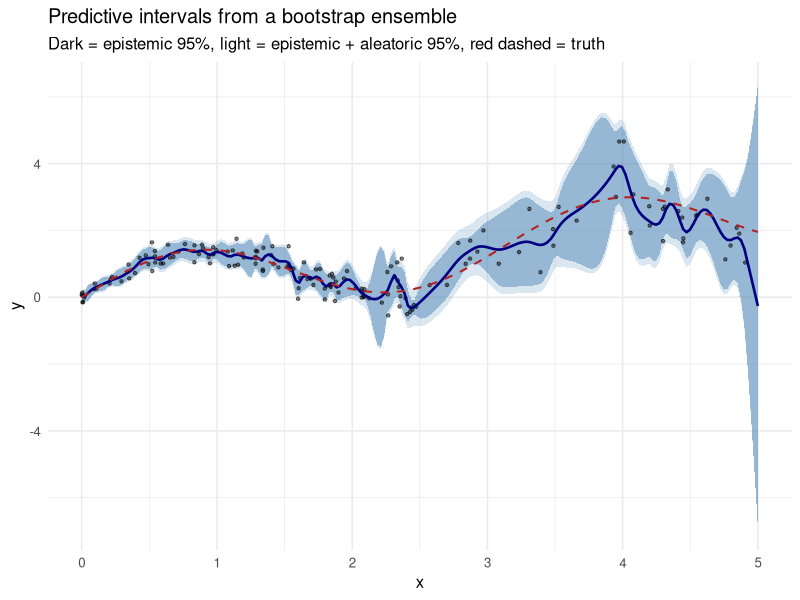
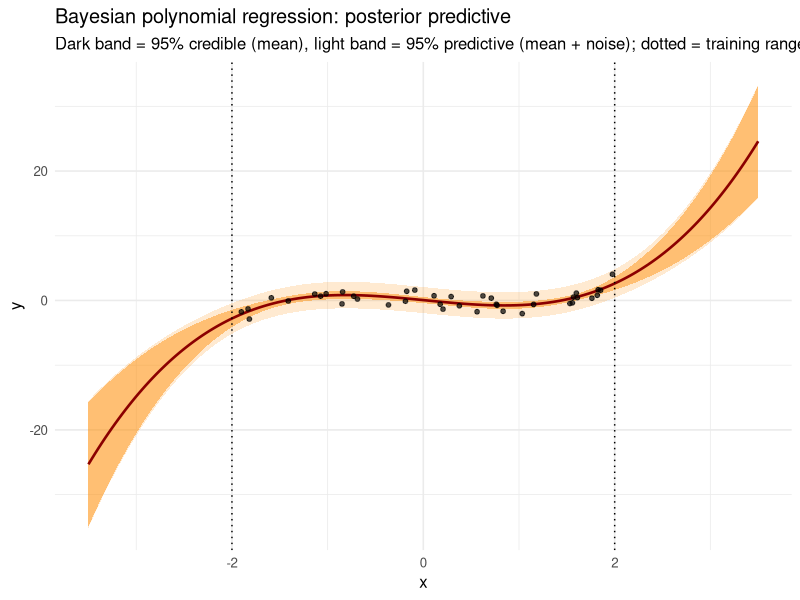

Write the R code that produced these figures, in order.
## ---- chunk 1
set.seed(42)

# Heteroscedastic truth: noise grows with x. Data is dense on the left,
# sparse on the right, so epistemic uncertainty should grow to the right.
f_true   <- function(x) sin(2 * x) + 0.5 * x
sd_noise <- function(x) 0.10 + 0.18 * x          # aleatoric sd grows with x

n  <- 160
x  <- c(runif(120, 0, 2.5), runif(40, 2.5, 5))   # sparse beyond x = 2.5
y  <- f_true(x) + rnorm(n, 0, sd_noise(x))
dat <- data.frame(x = x, y = y)

grid <- data.frame(x = seq(0, 5, length.out = 200))

# Bootstrap ensemble of smoothing splines. Each member sees a resample,
# giving a different fitted function (a draw of theta).
M    <- 200
fits <- matrix(NA_real_, nrow = nrow(grid), ncol = M)
for (m in seq_len(M)) {
  idx <- sample.int(n, n, replace = TRUE)
  sm  <- smooth.spline(dat$x[idx], dat$y[idx], cv = FALSE)
  fits[, m] <- predict(sm, grid$x)$y
}

# Epistemic: spread of the member mean functions.
mean_pred <- rowMeans(fits)
epi_var   <- apply(fits, 1, var)

# Aleatoric: estimate residual variance, then smooth log of squared
# residuals against x so it can vary (heteroscedastic estimate).
res2      <- (dat$y - predict(smooth.spline(dat$x, dat$y, cv = FALSE), dat$x)$y)^2
ale_model <- smooth.spline(dat$x, log(res2 + 1e-6), cv = FALSE)
ale_var   <- pmax(exp(predict(ale_model, grid$x)$y), 1e-6)

# Total predictive sd from the law of total variance.
total_sd <- sqrt(epi_var + ale_var)

head(data.frame(x = grid$x, mean = mean_pred,
                epi_sd = sqrt(epi_var), ale_sd = sqrt(ale_var)))
## ---- chunk 2
library(ggplot2)

band <- data.frame(
  x        = grid$x,
  mean     = mean_pred,
  epi_lo   = mean_pred - 1.96 * sqrt(epi_var),
  epi_hi   = mean_pred + 1.96 * sqrt(epi_var),
  tot_lo   = mean_pred - 1.96 * total_sd,
  tot_hi   = mean_pred + 1.96 * total_sd,
  truth    = f_true(grid$x)
)

ggplot() +
  geom_ribbon(data = band, aes(x, ymin = tot_lo, ymax = tot_hi),
              fill = "steelblue", alpha = 0.20) +
  geom_ribbon(data = band, aes(x, ymin = epi_lo, ymax = epi_hi),
              fill = "steelblue", alpha = 0.45) +
  geom_point(data = dat, aes(x, y), size = 0.9, alpha = 0.5) +
  geom_line(data = band, aes(x, mean), color = "navy", linewidth = 0.9) +
  geom_line(data = band, aes(x, truth), color = "firebrick",
            linetype = "dashed", linewidth = 0.7) +
  labs(x = "x", y = "y",
       title = "Predictive intervals from a bootstrap ensemble",
       subtitle = "Dark = epistemic 95%, light = epistemic + aleatoric 95%, red dashed = truth") +
  theme_minimal(base_size = 12)
## ---- chunk 3
# Coverage check on fresh test data drawn from the same process.
set.seed(7)
x_te  <- runif(2000, 0, 5)
y_te  <- f_true(x_te) + rnorm(2000, 0, sd_noise(x_te))

# Interpolate the fitted mean and total sd onto the test inputs.
mu_te  <- approx(grid$x, mean_pred, xout = x_te, rule = 2)$y
sd_te  <- approx(grid$x, total_sd,  xout = x_te, rule = 2)$y

lo <- mu_te - 1.96 * sd_te
hi <- mu_te + 1.96 * sd_te
coverage <- mean(y_te >= lo & y_te <= hi)
round(coverage, 3)   # target is about 0.95
## ---- chunk 4
set.seed(123)

# Data on a limited x-range so epistemic uncertainty blows up on extrapolation.
n   <- 40
xb  <- runif(n, -2, 2)
yb  <- 0.5 * xb^3 - xb + rnorm(n, 0, 1.0)

sigma2 <- 1.0      # known observation noise (aleatoric)
tau2   <- 100      # weakly informative prior on coefficients
deg    <- 3

# Design matrices (intercept + polynomial terms).
make_X <- function(x) cbind(1, poly(x, deg, raw = TRUE))
X  <- make_X(xb)
p  <- ncol(X)

# Closed-form posterior over beta.
Sig_n <- solve(crossprod(X) / sigma2 + diag(p) / tau2)
mu_n  <- (Sig_n %*% t(X) %*% yb) / sigma2

# Predict on a grid that extends BEYOND the training range to show extrapolation.
xg <- seq(-3.5, 3.5, length.out = 200)
Xg <- make_X(xg)

mean_g    <- as.numeric(Xg %*% mu_n)
epi_var_g <- rowSums((Xg %*% Sig_n) * Xg)     # x*' Sigma_n x* per row
pred_var  <- epi_var_g + sigma2               # add aleatoric noise

bdf <- data.frame(
  x        = xg,
  mean     = mean_g,
  cred_lo  = mean_g - 1.96 * sqrt(epi_var_g),
  cred_hi  = mean_g + 1.96 * sqrt(epi_var_g),
  pred_lo  = mean_g - 1.96 * sqrt(pred_var),
  pred_hi  = mean_g + 1.96 * sqrt(pred_var)
)

library(ggplot2)
ggplot() +
  geom_ribbon(data = bdf, aes(x, ymin = pred_lo, ymax = pred_hi),
              fill = "darkorange", alpha = 0.18) +
  geom_ribbon(data = bdf, aes(x, ymin = cred_lo, ymax = cred_hi),
              fill = "darkorange", alpha = 0.45) +
  geom_line(data = bdf, aes(x, mean), color = "darkred", linewidth = 0.9) +
  geom_point(data = data.frame(x = xb, y = yb), aes(x, y),
             size = 1.3, alpha = 0.7) +
  geom_vline(xintercept = c(-2, 2), linetype = "dotted") +
  labs(x = "x", y = "y",
       title = "Bayesian polynomial regression: posterior predictive",
       subtitle = "Dark band = 95% credible (mean), light band = 95% predictive (mean + noise); dotted = training range") +
  theme_minimal(base_size = 12)
